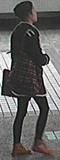
#> input picture images_fake/cuhk01/cam1/001_00005.png, 60 x 160 px, found by its file name; its folder holds 4 pictures in this run
$ python preprocess_cuhk01.py   (older library calls are emulated)
#> lines starting #> are read from the running program, lines starting #| are printed output that depends on the picture
# cuhk01, resize to 128 x 48
import numpy as np
import os
import matplotlib.pyplot as plt
from PIL import Image

cam1 = os.listdir('../images/cuhk01/cam1')
cam1 = [f for f in cam1 if '.png' in f]
cam1 = sorted(cam1)

cam2 = os.listdir('../images/cuhk01/cam2')
cam2 = [f for f in cam2 if '.png' in f]
cam2 = sorted(cam2)

if not os.path.exists('../images/cuhk01/cam1_resize'):
    os.makedirs('../images/cuhk01/cam1_resize')
if not os.path.exists('../images/cuhk01/cam2_resize'):
    os.makedirs('../images/cuhk01/cam2_resize')

for f in cam1:
    image = Image.open('../images/cuhk01/cam1/'+f)
#> image is the input picture: PIL image 60x160 RGB; mean R, G, B 99.1, 98.3, 97
    image = image.resize((48,128), Image.ANTIALIAS)
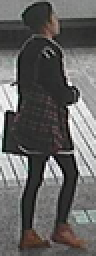
#> image: PIL image 48x128 RGB (shown 2 times larger); mean R, G, B 99.1, 98.2, 97
    image.save('../images/cuhk01/cam1_resize/'+f)
#> pass 2 of the loop `for f in cam1:`:
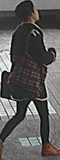
#> input picture images_fake/cuhk01/cam1/001_00010.png, 60 x 160 px, found by its file name
#> image is the input picture: PIL image 60x160 RGB; mean R, G, B 92.9, 91.5, 90.1
#> `image = image.resize((48,128), Image.ANTIALIAS)`:
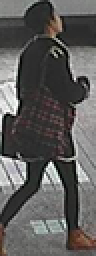
#> image: PIL image 48x128 RGB (shown 2 times larger); mean R, G, B 92.9, 91.5, 90.1
#> pass 3 of the loop `for f in cam1:`:
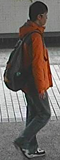
#> input picture images_fake/cuhk01/cam1/002_00265.png, 60 x 160 px, found by its file name
#> image is the input picture: PIL image 60x160 RGB; mean R, G, B 110.2, 102.7, 98.4
#> `image = image.resize((48,128), Image.ANTIALIAS)`:
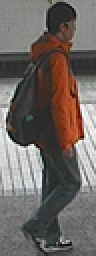
#> image: PIL image 48x128 RGB (shown 2 times larger); mean R, G, B 110.2, 102.7, 98.4
#> the loop made 4 passes; the first 3 are shown

for f in cam2:
    image = Image.open('../images/cuhk01/cam2/'+f)
    image = image.resize((48,128), Image.ANTIALIAS)
    image.save('../images/cuhk01/cam2_resize/'+f)
